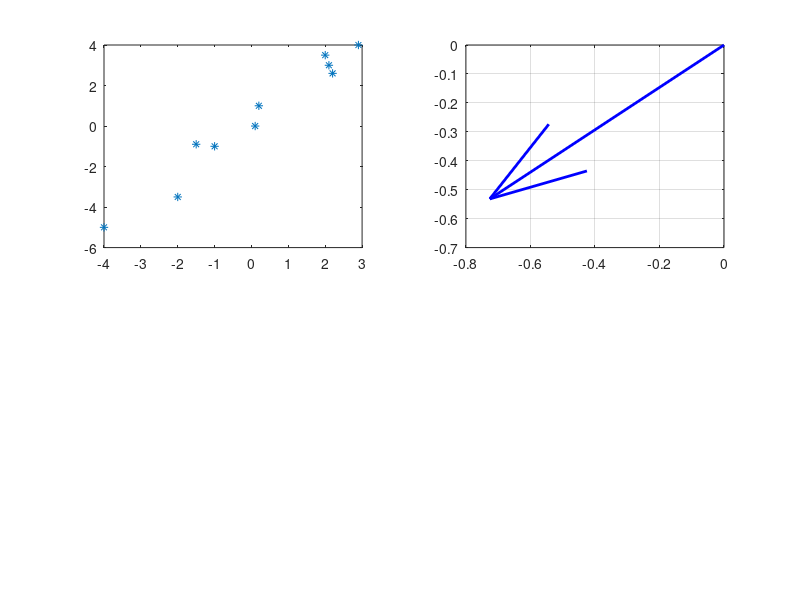

Source code (MATLAB): (Note: this script raises an error after producing the figure.)
clear all#plot vector from origin function plotVectors(vecs, color)    v = vecs'    for i = 1 : length(v) #length is num of rows        x = cat(1, [0,0], v(i,:));        quiver(x(1),  #start x               x(3),  #start y               x(2),  #x direction               x(4),'Linewidth',2, color); #y direction        grid on         hold on    endend A = [ 2.9 -1.5 0.1 -1 2.1 -4 -2 2.2 0.2 2; 4 -0.9 0 -1 3 -5 -3.5 2.6 1 3.5];At = A';figure(1)subplot(2,2,1)plot(A(1,:), A(2,:), '*');C = cov(At,1);[U,D,V] = svd(C);subplot(2,2,2)plotVectors([U(1,2); U(1,1)], 'b')